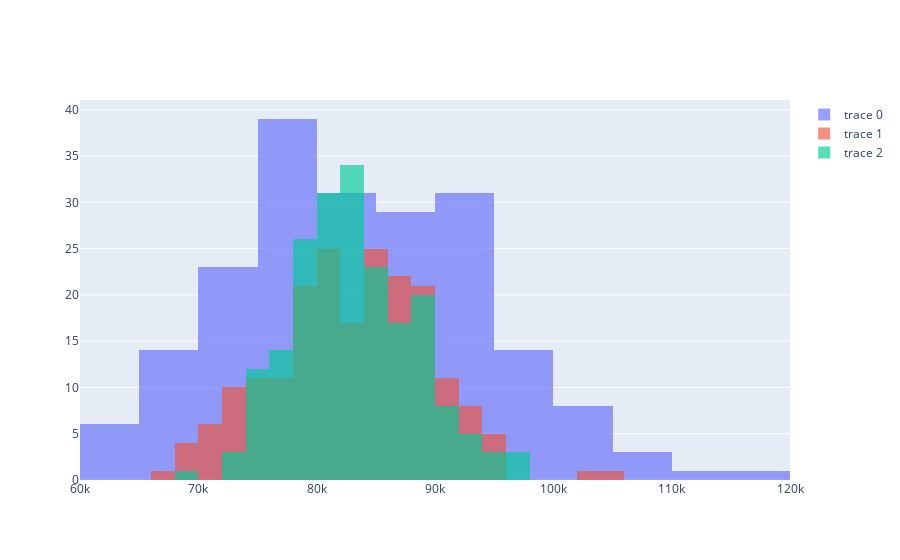

Notebook code for this chart:
### Code cell
import plotly.graph_objects as go

import numpy as np

sample_median =[]
sample =[]
for i in range(200):
    sample = normal(loc=17486, scale=7459, size=4)
    sample = np.append(sample, [normal(loc=32481, scale=18207, size=46)])
    sample = np.append(sample, [normal(loc=347044, scale=37225, size=70)])
    sample = np.append(sample, [normal(loc=56863, scale=65919, size=49)])
    sample = np.append(sample, [normal(loc=59544, scale=103232, size=27)])
    sample = np.append(sample, [normal(loc=76572, scale=137916, size=3)])
    sample_median = np.append(sample_median, np.median(sample))
    sample =[]

#np.median(sample_mean)

sample_median = pd.Series(sample_median)              # Convert sample_means to a series


sample_median1 =[]
sample =[]
for i in range(200):
    sample = normal(loc=17486, scale=7459, size=10)
    sample = np.append(sample, [normal(loc=32481, scale=18207, size=115)])
    sample = np.append(sample, [normal(loc=347044, scale=37225, size=175)])
    sample = np.append(sample, [normal(loc=56863, scale=65919, size=123)])
    sample = np.append(sample, [normal(loc=59544, scale=103232, size=68)])
    sample = np.append(sample, [normal(loc=76572, scale=137916, size=8)])
    sample = np.append(sample, [normal(loc=114779, scale=360839, size=2)])
    sample_median1 = np.append(sample_median1, np.median(sample))
    sample =[]

#np.median(sample_mean)

sample_median1 = pd.Series(sample_median1)              # Convert sample_means to a series

sample_median2 =[]
sample =[]
for i in range(200):
    sample = normal(loc=17486, scale=7459, size=20)
    sample = np.append(sample, [normal(loc=32481, scale=18207, size=230)])
    sample = np.append(sample, [normal(loc=347044, scale=37225, size=350)])
    sample = np.append(sample, [normal(loc=56863, scale=65919, size=245)])
    sample = np.append(sample, [normal(loc=59544, scale=103232, size=135)])
    sample = np.append(sample, [normal(loc=76572, scale=137916, size=15)])
    sample_median2 = np.append(sample_median2, np.median(sample))
    sample =[]

#np.median(sample_mean)

sample_median2 = pd.Series(sample_median2)              # Convert sample_means to a series


fig = go.Figure()
fig.add_trace(go.Histogram(x=sample_median))
fig.add_trace(go.Histogram(x=sample_median1))
fig.add_trace(go.Histogram(x=sample_median2))

# Overlay both histograms
fig.update_layout(barmode = "overlay")
# Reduce opacity to see both histograms
fig.update_traces(opacity=0.65)
fig.show()

### Figure 1 — Plotly figure (JSON) as saved in the notebook; plotly's stock layout.template omitted (floating-point values rounded to 4 significant figures; data arrays with more than 128 entries replaced by an {"elided": "..."} marker saying what was removed)
{"data": [{"opacity": 0.65, "type": "histogram", "x": {"elided": "200 float values"}}, {"opacity": 0.65, "type": "histogram", "x": {"elided": "200 float values"}}, {"opacity": 0.65, "type": "histogram", "x": {"elided": "200 float values"}}], "layout": {"barmode": "overlay"}}
